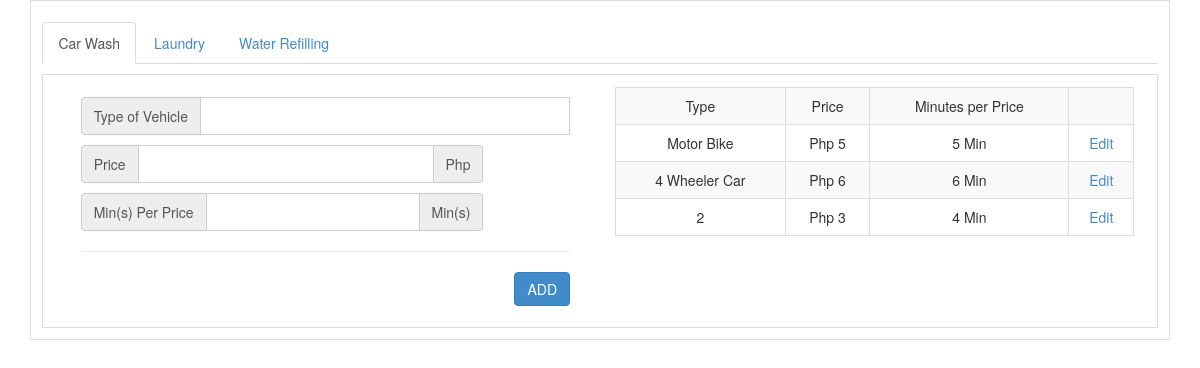
The page /public/main_carwash.php on the database its author committed.
### tables this page shows
CREATE TABLE `car_type` (
  `cType_id` int(3) NOT NULL,
  `cType` text NOT NULL,
  `duration` float NOT NULL,
  `unit` text NOT NULL,
  `cCost` double NOT NULL
);

### public/part_carwash.php (the view, shortened to what this page needs)
<?php require_once("../includes/db_connection.php"); ?>
<div>
	<form method="post" action="addCar.php">
		<div class="row">
			<div class="col-md-6">
				<div class="col-md-12 mtop-10">
					<div class="input-group">
						<span class="input-group-addon">Type of Vehicle</span>
						<input id="costC" type="text" name="type" class="input-form text-center" required>
					</div>
				</div>
				<div class="col-md-10 mtop-10">
					<div class="input-group">
						<span class="input-group-addon">Price</span>
						<input id="costC" type="number" name="price" class="input-form text-center" required>
						<span class="input-group-addon">Php</span>
					</div>
				</div>
				<div class="col-md-10 mtop-10">
					<div class="input-group">
						<span class="input-group-addon">Min(s) Per Price</span>
						<input type="text" name="min" id="duC" class="input-form text-center" required>
						<span class="input-group-addon" id="unC">Min(s)</span>
					</div>
				</div>
				<div class="col-md-12 text-right">
					<hr>
					<input type="submit" id="addCar" value="ADD" class="btn btn-primary">
				</div>
			</div>
			<div class="col-md-6">
				<table class="table table-striped">
					<tr class="text-center">
						<td class="border">Type</td>
						<td class="border">Price</td>
						<td class="border">Minutes per Price</td>
						<td class="border"></td>
					</tr>
<?php
	$sql = mysqli_query($connection, "SELECT * FROM car_type");
		while($row = mysqli_fetch_assoc($sql)){
?>
					<tr class="text-center">
						<td class="border"><?php echo $row['cType'] ?></td>
						<td class="border">Php <?php echo $row['cCost'] ?></td>
						<td class="border"><?php echo $row['duration'] ." ". $row['unit'] ?></td>
						<td class="border"><a href="main_carwash.php?id=<?php echo $row['cType_id'] ?>">Edit</a></td>
					</tr>
<?php
		}
?>
				</table>
			</div>
		</div>
	</form>
</div>

### public/css/style.css (style rules this page uses)
.mtop-10 { margin-top: 10px }
.input-form { width: 100%!important; border: solid 1px #ccc; padding: 1.5%!important; display: block; line-height: 1.42857143; height: 38px; }
.border { border: solid 1px #ddd; }

### includes/layouts/header.php (style rules this page uses)
html { overflow-y: scroll; }

### rows shown on the page
car_type: cType "Motor Bike", cCost "5", duration "5", unit "Min"
car_type: cType "4 Wheeler Car", cCost "6", duration "6", unit "Min"
car_type: cType "2", cCost "3", duration "4", unit "Min"
